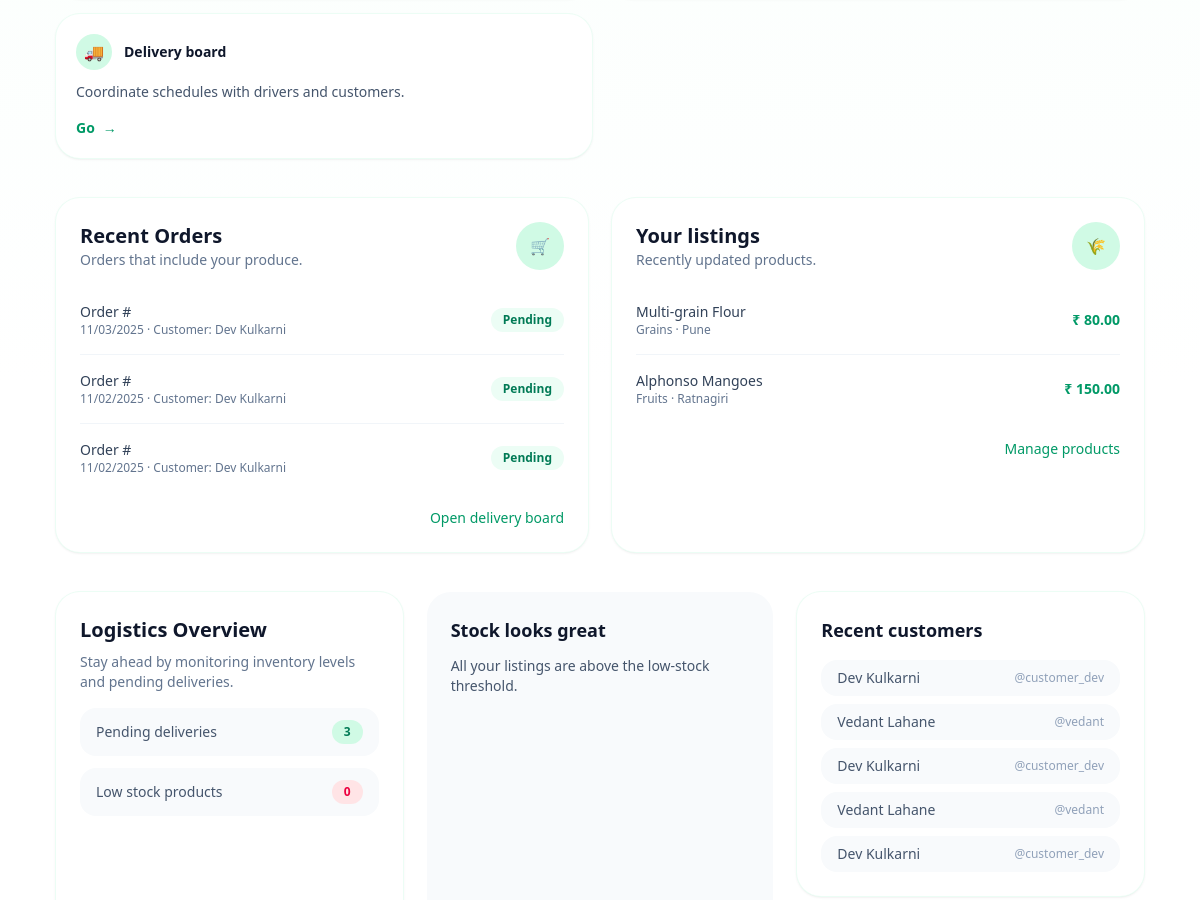
Before: /portal/farmer/ (signed in, middle part) with the older database file.
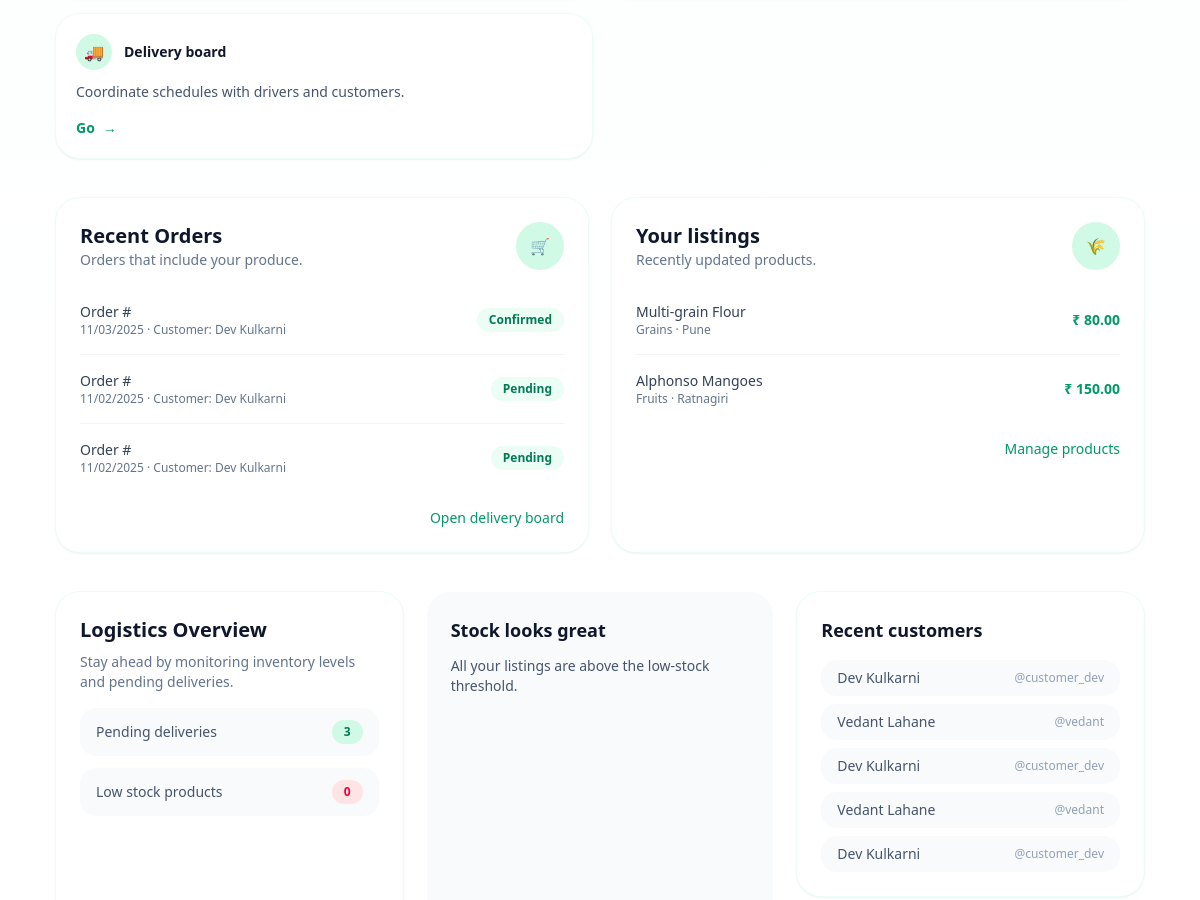
After: the same page with the newer database file.
### orders/models.py (models this page shows, shortened)
class Order(models.Model):
    class Status(models.TextChoices):
        CART = "cart", _("Cart")
        PENDING = "pending", _("Pending")
        CONFIRMED = "confirmed", _("Confirmed")
        SHIPPED = "shipped", _("Shipped")
        DELIVERED = "delivered", _("Delivered")
        CANCELLED = "cancelled", _("Cancelled")
    class PaymentStatus(models.TextChoices):
        UNPAID = "unpaid", _("Unpaid")
        PAID = "paid", _("Paid")
        REFUNDED = "refunded", _("Refunded")
        FAILED = "failed", _("Failed")
    customer = models.ForeignKey(
        settings.AUTH_USER_MODEL,
        on_delete=models.CASCADE,
        related_name="orders",
    )
    status = models.CharField(
        max_length=20, choices=Status.choices, default=Status.CART
    )
    payment_status = models.CharField(
        max_length=20, choices=PaymentStatus.choices, default=PaymentStatus.UNPAID
    )
    total_amount = models.DecimalField(max_digits=10, decimal_places=2, default=0)
    delivery_address = models.TextField(blank=True)
    scheduled_date = models.DateField(null=True, blank=True)
    scheduled_window = models.CharField(max_length=50, blank=True)
    notes = models.TextField(blank=True)
    created_at = models.DateTimeField(auto_now_add=True)
    updated_at = models.DateTimeField(auto_now=True)
    class Meta:
        ordering = ["-created_at"]

### accounts/models.py (models this page shows, shortened)
class User(AbstractUser):
    class Roles(models.TextChoices):
        FARMER = "farmer", _("Farmer")
        CUSTOMER = "customer", _("Customer")
        ADMIN = "admin", _("Administrator")
    PREFERRED_LANGUAGE_CHOICES = (
        ("en", _("English")),
        ("hi", _("Hindi")),
        ("mr", _("Marathi")),
    )
    role = models.CharField(
        max_length=20,
        choices=Roles.choices,
        default=Roles.CUSTOMER,
        help_text=_("Determines the level of access within the platform."),
    )
    phone_number = models.CharField(
        max_length=20,
        blank=True,
        help_text=_("Optional contact number for delivery coordination."),
    )
    preferred_language = models.CharField(
        max_length=8,
        choices=PREFERRED_LANGUAGE_CHOICES,
        default="en",
        help_text=_("Preferred language for the interface."),
    )
    address = models.TextField(blank=True)
    @property
    def is_farmer(self) -> bool:
        return self.role == self.Roles.FARMER

### accounts/views.py (the view)
# urls.py: path("", DashboardFarmerView.as_view(), name="dashboard"),
class DashboardFarmerView(FarmerRequiredMixin, DashboardBaseView):
    template_name = "accounts/farmer_dashboard.html"
    def get_dashboard_context(self, user: User) -> dict[str, object]:
        now = timezone.now()
        start_of_month = now.replace(day=1, hour=0, minute=0, second=0, microsecond=0)
        products_qs = Product.objects.filter(farmer=user)
        recent_products = list(products_qs.order_by("-updated_at")[:5])
        active_products = products_qs.filter(available=True).count()
        low_stock_qs = products_qs.filter(inventory__lte=10).order_by("inventory", "name")[:5]
        order_items_qs = OrderItem.objects.filter(product__farmer=user)
        revenue_total = order_items_qs.aggregate(total=Sum("line_total"))["total"] or Decimal("0")
        revenue_month = (
            order_items_qs.filter(order__created_at__gte=start_of_month)
            .aggregate(total=Sum("line_total"))["total"]
            or Decimal("0")
        )
        orders_qs = (
            Order.objects.filter(items__product__farmer=user)
            .exclude(status=Order.Status.CART)
            .select_related("customer")
            .prefetch_related("items__product", "delivery")
            .distinct()
        )
        recent_orders = list(orders_qs[:5])
        pending_orders = orders_qs.exclude(
            status__in=[Order.Status.DELIVERED, Order.Status.CANCELLED]
        ).count()
        pending_delivery_count = Delivery.objects.filter(
            assigned_farmer=user,
            status__in=[
                Delivery.Status.PENDING,
                Delivery.Status.SCHEDULED,
                Delivery.Status.IN_TRANSIT,
            ],
        ).count()
        recent_customers = list(
            User.objects.filter(orders__items__product__farmer=user)
            .exclude(pk=user.pk)
            .distinct()
            .order_by("-orders__created_at")[:5]
        )
        summary_cards = [
            {
                "label": _("Active products"),
                "value": str(active_products),
                "helper": _("Visible in the marketplace"),
            },
            {
                "label": _("Pending deliveries"),
                "value": str(pending_delivery_count),
                "helper": _("Deliveries awaiting action"),
            },
            {
                "label": _("Revenue (month)"),
                "value": self._format_currency(revenue_month),
                "helper": _("Current calendar month"),
            },
            {
                "label": _("Revenue (lifetime)"),
                "value": self._format_currency(revenue_total),
                "helper": _("All time sales"),
            },
        ]
        low_stock_alerts = list(low_stock_qs)
        return {
            "orders": recent_orders,
            "products": recent_products,
            "summary_cards": summary_cards,
            "inventory_alerts": low_stock_alerts,
            "recent_customers": recent_customers,
            "role_badge": _("Farmer control center"),
            "quick_actions": [
                {
                    "label": _("List new product"),
                    "description": _("Create a listing to reach more customers."),
                    "url": reverse("portal-farmer:products-create"),
                    "icon": "➕",
                },
                {
                    "label": _("Manage catalogue"),
                    "description": _("Edit availability, pricing, and stock."),
                    "url": reverse("portal-farmer:products-list"),
                    "icon": "📦",
                },
                {
                    "label": _("Delivery board"),
                    "description": _("Coordinate schedules with drivers and customers."),
                    "url": reverse("portal-farmer:deliveries-list"),
                    "icon": "🚚",
                },
            ],
            "orders_title": _("Recent Orders"),
            "orders_subtitle": _("Orders that include your produce."),
            "orders_link_name": "portal-farmer:deliveries-list",
            "orders_cta_label": _("Open delivery board"),
            "products_title": _("Your listings"),
            "products_subtitle": _("Recently updated products."),
            "products_link_name": "portal-farmer:products-list",
            "products_cta_label": _("Manage products"),
            "pending_deliveries": pending_delivery_count,
            "low_stock_count": len(low_stock_alerts),
        }

### accounts/mixins.py (called while the page is built)
    def test_func(self) -> bool:  # noqa: D401
        request = getattr(self, "request", None)
        user = getattr(request, "user", None)
        return bool(getattr(user, "is_authenticated", False) and getattr(user, "is_farmer", False))

### accounts/views.py (called while the page is built)
    def _format_currency(self, value: Decimal) -> str:
        value = value or Decimal("0")
        formatted = formats.number_format(value, decimal_pos=2, use_l10n=True)
        return f"₹{formatted}"

### products/context_processors.py (called while the page is built)
def product_filters(request):
    return {
        "product_filter_form": ProductFilterForm(request.GET or None),
        "product_categories": Product.Categories.choices,
    }

### accounts/templates/accounts/farmer_dashboard.html (shortened to what this page needs)
{% extends "accounts/dashboard.html" %}
{% load i18n %}
{% block content %}
{{ block.super }}
<section class="mt-10 grid gap-6 lg:grid-cols-3">
    <div class="rounded-3xl bg-white p-6 shadow-sm ring-1 ring-emerald-50">
        <h2 class="text-xl font-semibold text-slate-900">{% trans "Logistics Overview" %}</h2>
        <p class="mt-2 text-sm text-slate-500">{% trans "Stay ahead by monitoring inventory levels and pending deliveries." %}</p>
        <div class="mt-4 grid gap-3 text-sm text-slate-600">
            <div class="flex items-center justify-between rounded-2xl bg-slate-50 px-4 py-3">
                <span>{% trans "Pending deliveries" %}</span>
                <span class="rounded-full bg-emerald-100 px-3 py-1 text-xs font-semibold text-emerald-700">{{ pending_deliveries|default:0 }}</span>
            </div>
            <div class="flex items-center justify-between rounded-2xl bg-slate-50 px-4 py-3">
                <span>{% trans "Low stock products" %}</span>
                <span class="rounded-full bg-rose-100 px-3 py-1 text-xs font-semibold text-rose-600">{{ low_stock_count|default:0 }}</span>
            </div>
        </div>
    </div>
    {% if inventory_alerts %}
        <div class="rounded-3xl bg-white p-6 shadow-sm ring-1 ring-emerald-50">
            <h3 class="text-lg font-semibold text-slate-900">{% trans "Inventory alerts" %}</h3>
            <p class="mt-2 text-sm text-slate-500">{% trans "Restock these items soon to avoid missed orders." %}</p>
            <ul class="mt-4 space-y-3 text-sm text-slate-600">
                {% for product in inventory_alerts %}
                    <li class="flex items-center justify-between rounded-2xl bg-slate-50 px-4 py-3">
                        <span>{{ product.name }}</span>
                        <span class="rounded-full bg-rose-100 px-3 py-1 text-xs font-semibold text-rose-600">{{ product.inventory }} {% trans "left" %}</span>
                    </li>
                {% endfor %}
            </ul>
        </div>
    {% else %}
        <div class="rounded-3xl bg-slate-50 p-6 text-sm text-slate-600">
            <h3 class="text-lg font-semibold text-slate-900">{% trans "Stock looks great" %}</h3>
            <p class="mt-3">{% trans "All your listings are above the low-stock threshold." %}</p>
        </div>
    {% endif %}
    <div class="space-y-6">
        {% if recent_customers %}
            <div class="rounded-3xl bg-white p-6 shadow-sm ring-1 ring-emerald-50">
                <h3 class="text-lg font-semibold text-slate-900">{% trans "Recent customers" %}</h3>
                <ul class="mt-4 space-y-2 text-sm text-slate-600">
                    {% for customer in recent_customers %}
                        <li class="flex items-center justify-between rounded-2xl bg-slate-50 px-4 py-2">
                            <span>{{ customer.get_full_name|default:customer.username }}</span>
                            <span class="text-xs text-slate-400">@{{ customer.username }}</span>
                        </li>
                    {% endfor %}
                </ul>
            </div>
        {% endif %}
    </div>
</section>
{% endblock %}

### accounts/templates/accounts/dashboard.html (shortened to what the changed rows need)
{% extends "base.html" %}
{% load i18n %}
{% block content %}
<section class="grid gap-10">
    <div class="grid gap-6 md:grid-cols-2">
        <section class="rounded-3xl bg-white p-6 shadow-sm ring-1 ring-emerald-50">
            <header class="flex items-center justify-between pb-4">
                <div>
                    <h2 class="text-xl font-semibold text-slate-900">{{ orders_title }}</h2>
                </div>
            </header>
            <ul class="divide-y divide-slate-100">
                {% for order in orders %}
                    <li class="flex items-center justify-between py-4 text-sm text-slate-700">
                        <div class="flex flex-col">
                            <span class="font-medium">{% blocktrans %}Order #{{ order.pk }}{% endblocktrans %}</span>
                            <span class="text-xs text-slate-500">
                                {{ order.created_at|date:"SHORT_DATE_FORMAT" }}
                                {% if order.customer and role != user.Roles.CUSTOMER %}
                                    · {% trans "Customer" %}: {{ order.customer.get_full_name|default:order.customer.username }}
                                {% endif %}
                            </span>
                        </div>
                        <span class="rounded-full bg-emerald-50 px-3 py-1 text-xs font-semibold text-emerald-700">{{ order.get_status_display }}</span>
                    </li>
                {% empty %}
                    <li class="py-8 text-center text-sm text-slate-500">{% trans "No orders yet. Share your listings to get started." %}</li>
                {% endfor %}
            </ul>
        </section>
        <section class="rounded-3xl bg-white p-6 shadow-sm ring-1 ring-emerald-50">
            <header class="flex items-center justify-between pb-4">
                <div>
                    <h2 class="text-xl font-semibold text-slate-900">{{ products_title }}</h2>
                </div>
            </header>
        </section>
    </div>
</section>
{% endblock %}

Changed rows visible on the page:
changed Order: status "Pending" → "Confirmed"
